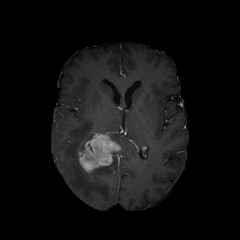
#> input picture brainTumor.png, 240 x 240 px
$ python activeContour.py   (older library calls are emulated)
#> lines starting #> are read from the running program, lines starting #| are printed output that depends on the picture

"""
Abeer Mohamed
"""
import os
import sys
import cv2 as cv2
import matplotlib.cm as cm
from scipy.ndimage import filters
import numpy as np
import pylab as plb
import matplotlib.pyplot as plt
import copy
import scipy.ndimage
import scipy.ndimage as nd
import matplotlib.pyplot as plt
_ALPHA = 300
_BETA = 2
_W_LINE = 80
_W_EDGE = 80
_NUM_NEIGHBORS = 9

# the candaidate 8 movment
neighbors = np.array([[i, j] for i in range(-1, 2) for j in range(-1, 2)])

# internal forces = summation from i to n alph * |Vi+1 - Vi|2 + BETA * |Vi+1 - 2* Vi + Vi-1 |2
def internalEnergy(snake):
    iEnergy=0
    snakeLength=len(snake)
    for index in range(snakeLength-1,-1,-1):
        nextPoint = (index+1)%snakeLength
        currentPoint = index % snakeLength
        previousePoint = (index - 1) % snakeLength
        iEnergy = iEnergy+ (_ALPHA *(np.linalg.norm(snake[nextPoint] - snake[currentPoint] )**2))\
                  + (_BETA * (np.linalg.norm(snake[nextPoint] - 2 * snake[currentPoint] + snake[previousePoint])**2))
    return iEnergy

# total energy for internal and external without constant
def totalEnergy(grediant, image, snake):
    iEnergy = internalEnergy(snake)
    eEnergy=externalEnergy(grediant, image, snake)
    tEnergy = iEnergy+eEnergy

    return tEnergy

#plot
def _display(image, changedPoint=None, snaxels=None):

    plb.clf()
    if snaxels is not None:
        for s in snaxels:
            if(changedPoint is not None and (s[0] == changedPoint[0] and s[1] == changedPoint[1])):
                plb.plot(s[0], s[1], 'r', markersize=10.0)
            else:
                plb.plot(s[0],s[1],'g.',markersize=10.0)

    plb.imshow(image, cmap=cm.Greys_r)
    plb.draw()

    return

# external forces summation of image grediant for all contour points
def externalEnergy(grediant,image,snak):
    sum = 0
    snaxels_Len = len(snak)
    for index in range(snaxels_Len - 1):
        point = snak[index]
        sum = +(image[point[1]][point[0]])
    pixel = 255 * sum

    eEnergy = _W_LINE*pixel -_W_EDGE*imageGradient(grediant, snak)

    return eEnergy

def interval_mapping(image, from_min, from_max, to_min, to_max):
    from_range = from_max - from_min
    to_range = to_max - to_min
    scaled = np.array((image - from_min) / float(from_range), dtype=float)
    return to_min + (scaled * to_range)

def basicImageGradiant(image):
    s_mask = 17
    sobelx = np.abs(cv2.Sobel(image, cv2.CV_64F, 1, 0, ksize=s_mask))
    sobelx = interval_mapping(sobelx, np.min(sobelx), np.max(sobelx), 0, 255)
    sobely = np.abs(cv2.Sobel(image, cv2.CV_64F, 0, 1, ksize=s_mask))
    sobely = interval_mapping(sobely, np.min(sobely), np.max(sobely), 0, 255)
    gradient = 0.5 * sobelx + 0.5 * sobely
    return gradient

def imageGradient(gradient, snak):
    sum = 0
    snaxels_Len= len(snak)
    for index in range(snaxels_Len-1):
        point = snak[index]
        sum = sum+((gradient[point[1]][point[0]]))
    return sum

def isPointInsideImage(image, point):

    return np.all(point < np.shape(image)) and np.all(point > 0)


def _pointsOnCircle(center, radius, num_points=12):
    points = np.zeros((num_points, 2), dtype=np.int32)
    for i in range(num_points):
        theta = float(i)/num_points * (2 * np.pi)
        x = center[0] + radius * np.cos(theta)
        y = center[1] + radius * np.sin(theta)
        p = [x, y]
        points[i] = p

    return points

def activeContour(image_file, center, radius):

    image = cv2.imread(image_file, 0)
    plb.ion()
    plb.figure(figsize=np.array(np.shape(image)) / 50.)

    snake = _pointsOnCircle(center, radius, 20)
    grediant = basicImageGradiant(image)
    plb.ioff()

    snakeColon =  copy.deepcopy(snake)

    for i in range(100):
        for index,point in enumerate(snake):
            min_energy2 = float("inf")
            for cindex,movement in enumerate(neighbors):
                next_node = (point +movement)
                if not isPointInsideImage(image, next_node):
                    continue
                if not isPointInsideImage(image, point):
                    continue

                snakeColon[index]=next_node

                totalEnergyNext = totalEnergy(grediant, image, snakeColon)

                if (totalEnergyNext < min_energy2):
                    min_energy2 = copy.deepcopy(totalEnergyNext)
                    indexOFlessEnergy = copy.deepcopy(cindex)
            snake[index] = (snake[index]+neighbors[indexOFlessEnergy])
        snakeColon = copy.deepcopy(snake)

    plb.ioff()
    _display(image,None, snake)
    plb.plot()
    plb.savefig(os.path.splitext(image_file)[0] + "-segmented.png")
    plb.show()

    return

def _test():

    activeContour("brainTumor.png", (98, 152), 30)
#> in activeContour, image is the input picture: shape (240, 240); min 0, max 216, mean 16.6
#> in basicImageGradiant, `sobelx = np.abs(cv2.Sobel(image, cv2.CV_64F, 1, 0, ksize=s_mask))`:
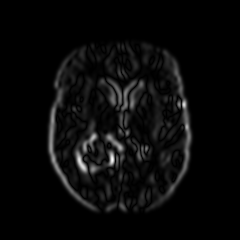
#> sobelx: shape (240, 240) float64; min 0, max 3.66e+10, mean 1.44e+09; drawn with min black and max white
#> in interval_mapping, `from_range = from_max - from_min`: from_range = 3.66e+10
#> in basicImageGradiant, `sobely = np.abs(cv2.Sobel(image, cv2.CV_64F, 0, 1, ksize=s_mask))`:
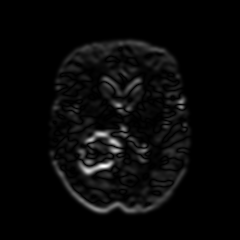
#> sobely: shape (240, 240) float64; min 0, max 3.71e+10, mean 1.27e+09; drawn with min black and max white
#> in basicImageGradiant, `gradient = 0.5 * sobelx + 0.5 * sobely`:
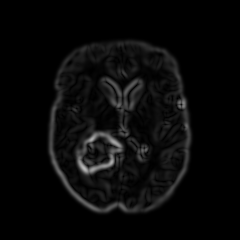
#> gradient: shape (240, 240) float64; min 0, max 185.7, mean 9.4
#> the loop in activeContour, `for i in range(100):` made 100 passes
#> the loop in _display, `for s in snaxels:` made 20 passes
#> s on passes 1 to 12: [120, 149], [120, 155], [117, 159], [111, 162], [106, 165], [100, 167], [93, 169], [87, 170], [84, 168], [82, 165], [81, 158], [84, 152]
#> in activeContour, `plb.savefig(os.path.splitext(image_file)[0] + "-segmented.png")`:
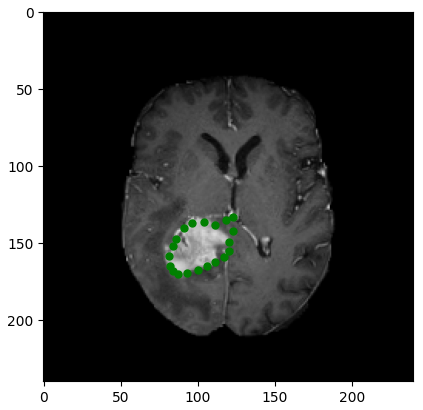
#> figure drawn by matplotlib, 1 panel
    return

if __name__ == '__main__':
    _test()
